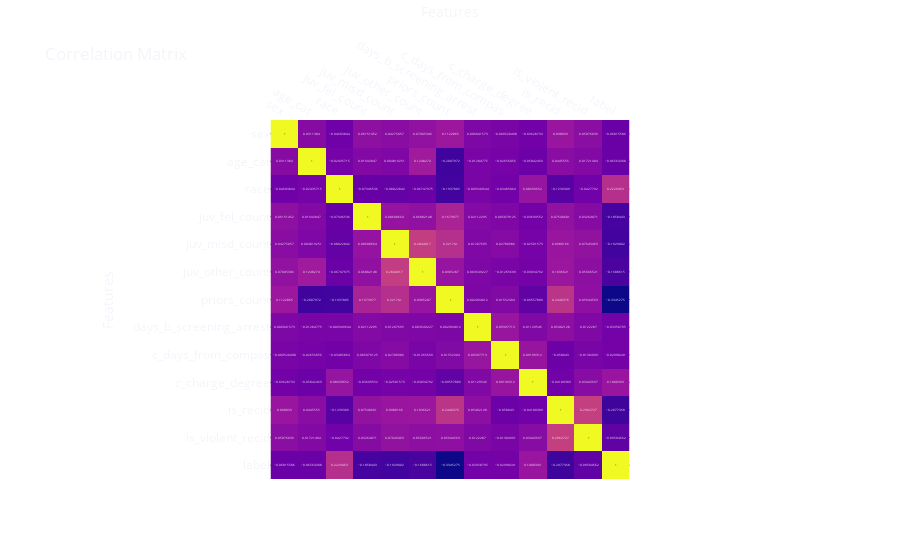

The cell this chart's notebook holds for it:
### Markdown cell above
**Let us now see if our sensitive attributes are correlated with `Risk`. If they are, this is already a signed that our future model could inherit these bias against a specific unprivileged class.**

**To be able to calculate correlations, let us transform all categorical values into numbers.**

### Code cell
corr_df = df.copy()

from sklearn.preprocessing import LabelEncoder

le = LabelEncoder()
 
for column in list(set(df.columns) - set(df._get_numeric_data().columns)):
    corr_df[column] = le.fit_transform(corr_df[column])

import plotly.express as px

fig = px.imshow(corr_df.corr(numeric_only=True).values,
                labels=dict(x="Features", y="Features"),
                x=list(corr_df.columns),
                y=list(corr_df.columns),
                text_auto=True
                )
fig.update_xaxes(side='top')
fig.update_layout(template='plotly_dark',
                  title='Correlation Matrix',
                  coloraxis_showscale=False,
                  paper_bgcolor='rgba(0, 0, 0, 0)',
                  plot_bgcolor='rgba(0, 0, 0, 0)')
fig.show()

### Figure 1 — Plotly figure (JSON) as saved in the notebook; plotly's stock layout.template omitted (floating-point values rounded to 4 significant figures; data arrays with more than 128 entries replaced by an {"elided": "..."} marker saying what was removed)
{"data": [{"coloraxis": "coloraxis", "hovertemplate": "Features: %{x}<br>Features: %{y}<br>color: %{z}<extra></extra>", "name": "0", "texttemplate": "%{z}", "type": "heatmap", "x": ["sex", "age_cat", "race", "juv_fel_count", "juv_misd_count", "juv_other_count", "priors_count", "days_b_screening_arrest", "c_days_from_compas", "c_charge_degree", "is_recid", "is_violent_recid", "label"], "xaxis": "x", "y": ["sex", "age_cat", "race", "juv_fel_count", "juv_misd_count", "juv_other_count", "priors_count", "days_b_screening_arrest", "c_days_from_compas", "c_charge_degree", "is_recid", "is_violent_recid", "label"], "yaxis": "y", "z": {"elided": "13x13 float values"}}], "layout": {"coloraxis": {"colorscale": [[0, "#0d0887"], [0.1111, "#46039f"], [0.2222, "#7201a8"], [0.3333, "#9c179e"], [0.4444, "#bd3786"], [0.5556, "#d8576b"], [0.6667, "#ed7953"], [0.7778, "#fb9f3a"], [0.8889, "#fdca26"], [1, "#f0f921"]], "showscale": false}, "margin": {"t": 60}, "paper_bgcolor": "rgba(0, 0, 0, 0)", "plot_bgcolor": "rgba(0, 0, 0, 0)", "title": {"text": "Correlation Matrix"}, "xaxis": {"anchor": "y", "constrain": "domain", "domain": [0, 1], "scaleanchor": "y", "side": "top", "title": {"text": "Features"}}, "yaxis": {"anchor": "x", "autorange": "reversed", "constrain": "domain", "domain": [0, 1], "title": {"text": "Features"}}}}
